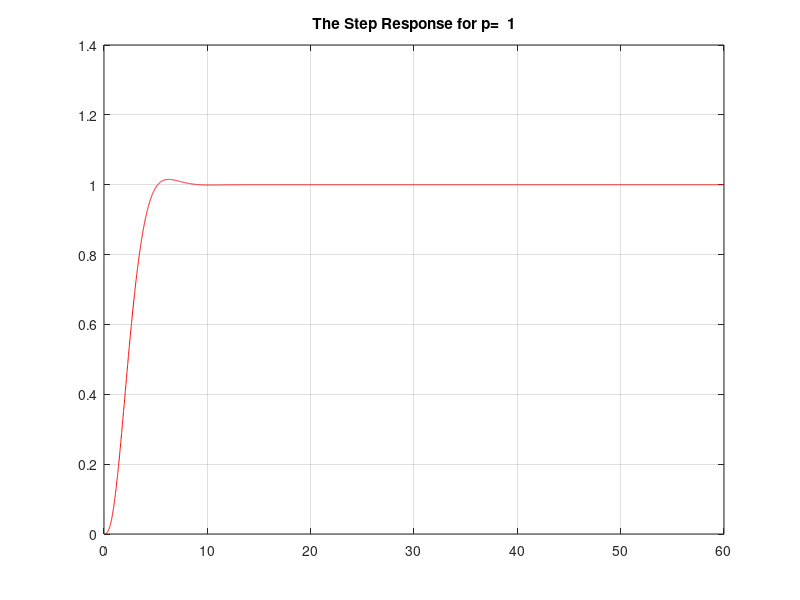
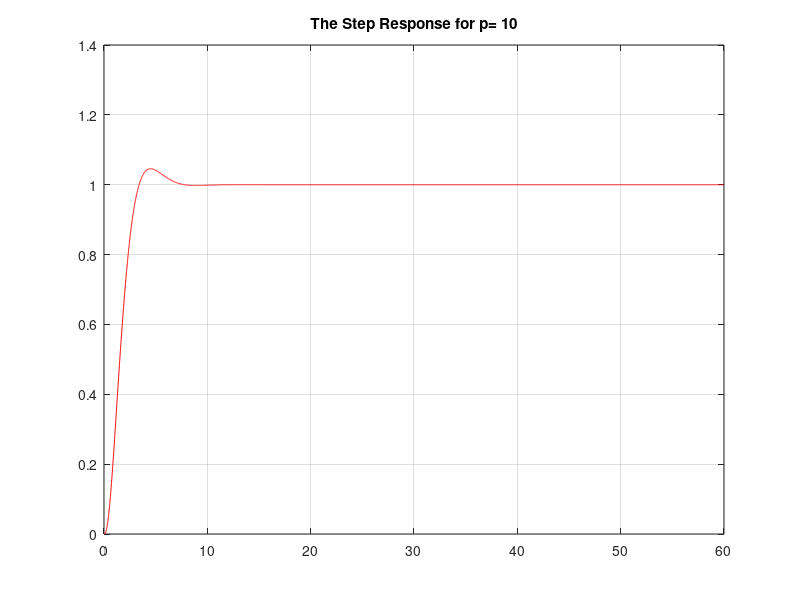
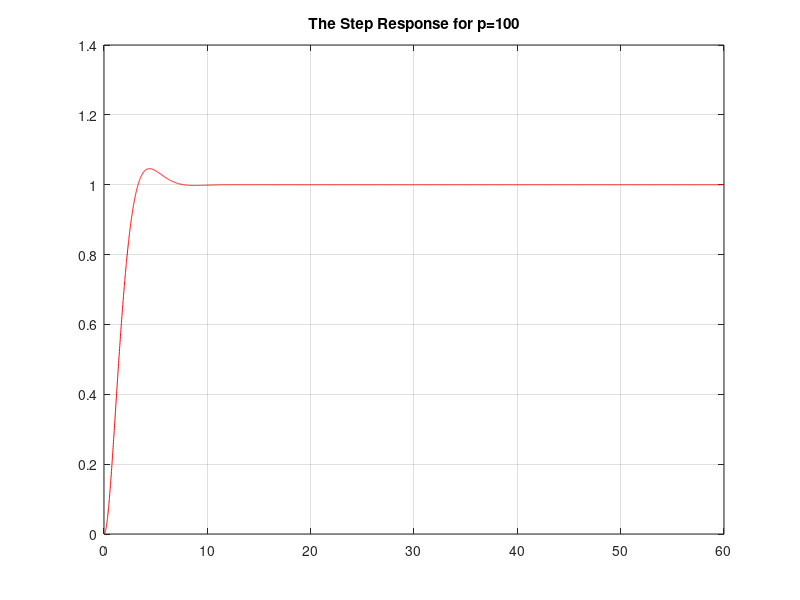
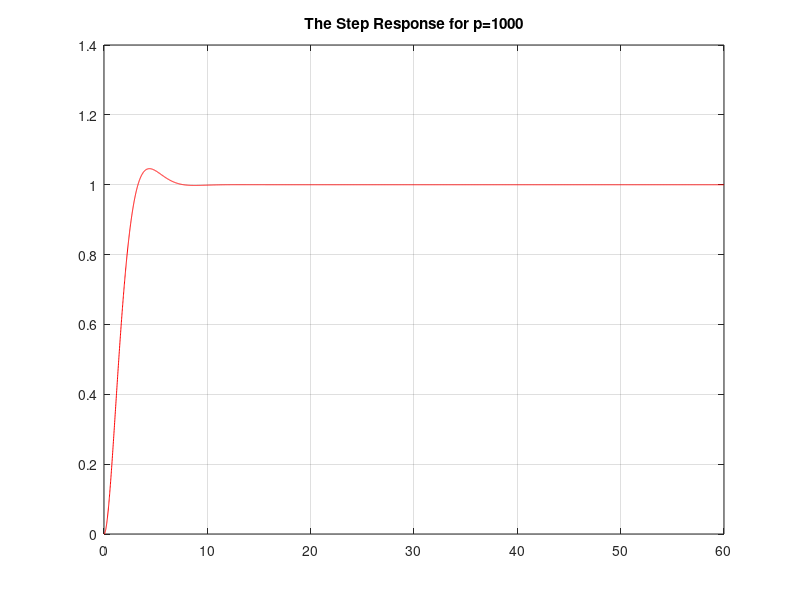

Write the MATLAB code that produced these figures, in order.
clear
close all
w_n = 1;
kc = 0.7;
for d = 1:4
	p = 10^(d-1);
	H=tf([0 0 0 w_n*w_n*p], [1 2*kc*w_n+p w_n*w_n+2*kc*w_n*p w_n*w_n*p]);
	t=0:0.01:60;
	y=step(H,t);
	figure,
	plot(t,y,'Color',[1,0,0]);
	str = sprintf('The Step Response for p=%3.0f',p);
	title(str);
	grid on
end